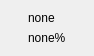
<?xml version="1.0" encoding="UTF-8"?>
<ui version="4.0">
 <class>RollerCoaster</class>
 <widget class="QWidget" name="RollerCoaster">
  <property name="geometry">
   <rect>
    <x>0</x>
    <y>0</y>
    <width>94</width>
    <height>48</height>
   </rect>
  </property>
  <property name="windowTitle">
   <string>From</string>
  </property>
  <property name="windowIcon">
   <iconset resource="../static/rc.qrc">
    <normaloff>:/rc/images/lined_up_32px.png</normaloff>:/rc/images/lined_up_32px.png</iconset>
  </property>
  <layout class="QGridLayout" name="gridLayout">
   <item row="0" column="0">
    <widget class="QLabel" name="label_value">
     <property name="sizePolicy">
      <sizepolicy hsizetype="Fixed" vsizetype="Preferred">
       <horstretch>0</horstretch>
       <verstretch>0</verstretch>
      </sizepolicy>
     </property>
     <property name="text">
      <string>none</string>
     </property>
    </widget>
   </item>
   <item row="1" column="0">
    <widget class="QLabel" name="label_rate">
     <property name="sizePolicy">
      <sizepolicy hsizetype="Fixed" vsizetype="Preferred">
       <horstretch>0</horstretch>
       <verstretch>0</verstretch>
      </sizepolicy>
     </property>
     <property name="text">
      <string>none%</string>
     </property>
    </widget>
   </item>
  </layout>
 </widget>
 <resources>
  <include location="../static/rc.qrc"/>
 </resources>
 <connections/>
</ui>
